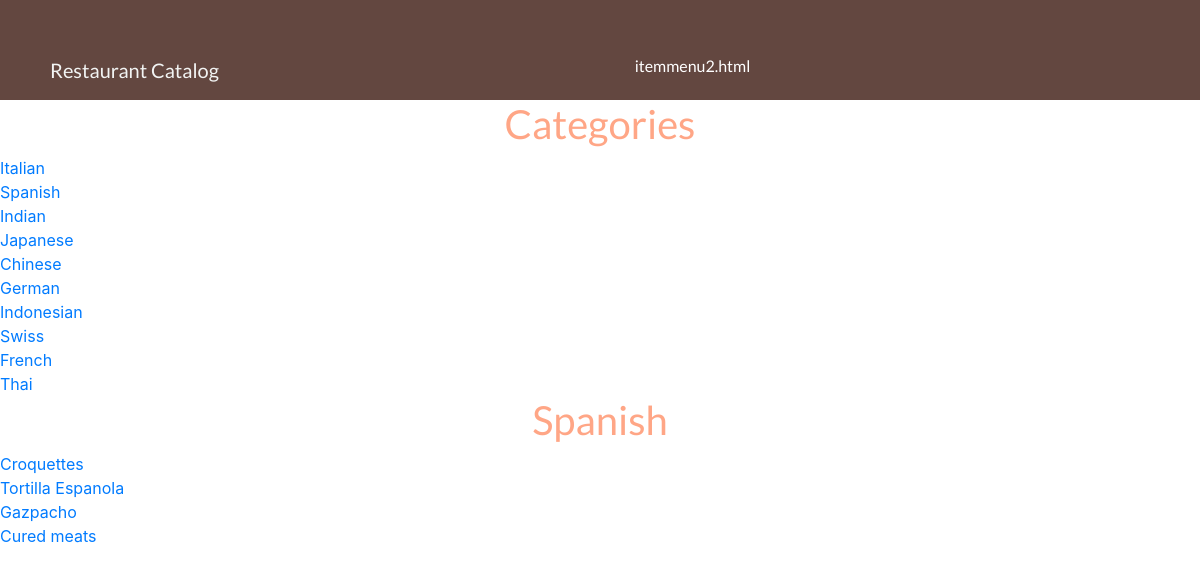
The app's page /category/2/ with its own data.
### database_setupwithusers.py (models this page shows, shortened)
class Category(Base):
    __tablename__ = 'category'
    id = Column(Integer, primary_key=True)
    name = Column(String(250), nullable=False)
    user_id = Column(Integer, ForeignKey('user.id'))
    user = relationship(User)

class Item(Base):
    __tablename__ = 'item'
    name = Column(String(80), nullable=False)
    id = Column(Integer, primary_key=True)
    description = Column(String(250))
    category_id = Column(Integer, ForeignKey('category.id'))
    category = relationship(Category)
    user_id = Column(Integer, ForeignKey('user.id'))
    user = relationship(User)
    picture = Column(String(250))

### projectwithusers.py (the view)
@app.route('/category/<int:category_id>/')
def getItems(category_id):
    categorylist = session.query(Category).all()
    category = session.query(Category).filter_by(id=category_id).first()
    items = session.query(Item).filter_by(category_id=category_id).all()
    if login_session.get('access_token') is not None:
        return render_template(
         'additem.html', category=category,
         items=items, category_id=category_id, categorylist=categorylist)
    else:
        return render_template('itemenu2.html',
                               category=category,
                               items=items, category_id=category_id,
                               categorylist=categorylist,
                               STATE=login_session.get('state'))

### templates/itemenu2.html (shortened to what this page needs)
<!DOCTYPE html>
<html lang="en">
<head>
    <link rel="stylesheet" href="https://stackpath.bootstrapcdn.com/bootstrap/4.1.3/css/bootstrap.min.css">
    <link rel="stylesheet" type="text/css" href="{{ url_for('static', filename='css/card.css') }}">
    <link rel="stylesheet" type="text/css" href="{{ url_for('static', filename='css/header.css') }}">
</head>
<body>
	<div class="container-fluid">
		<nav class="navbar ">
		    <span class="navbar-brand mb-0 h1">Restaurant Catalog</span>
		    <h6>itemmenu2.html</h6>
		</nav>
	</div>
	<div class="categorydiv">
		<h1>Categories</h1>
		{% for i in categorylist %}
		<div>
			<a href="{{url_for('getItems', category_id = i.id) }}">{{i.name}}</a>
			<br>
		</div>
		{% endfor %}
	</div>
	<div class="itemdiv">
		<h1>{{category.name}}</h1>
		{% for i in items %}
		<div class="list">
			<a href="{{url_for('getDescription', category_id = category_id ,item_id=i.id) }}">{{i.name}}</a>
		</div>
		{% endfor %}
	</div>
</body>
</html>

### static/css/card.css (style rules this page uses)
h1 { color: #FFA686; text-align: center; font-family: 'Lato', sans-serif; }
h6 { color: white; }

### static/css/header.css (style rules this page uses)
* { margin: 0; padding: 0; }
.navbar, .container-fluid, .row, body #result { width: 100%; margin: 0; padding: 0; margin-right: 0; }
.navbar { height: 90px; background-color: #634740; color: #F2F4F3; padding: 50px; font-family: 'Lato', sans-serif; font-size: 50px; }

### records on screen
Category: name "Italian"
Category: name "Spanish"
Category: name "Indian"
Category: name "Japanese"
Category: name "Chinese"
Category: name "German"
Category: name "Indonesian"
Category: name "Swiss"
Category: name "French"
Category: name "Thai"
Item: name "Croquettes"
Item: name "Tortilla Espanola"
Item: name "Gazpacho"
Item: name "Cured meats"
